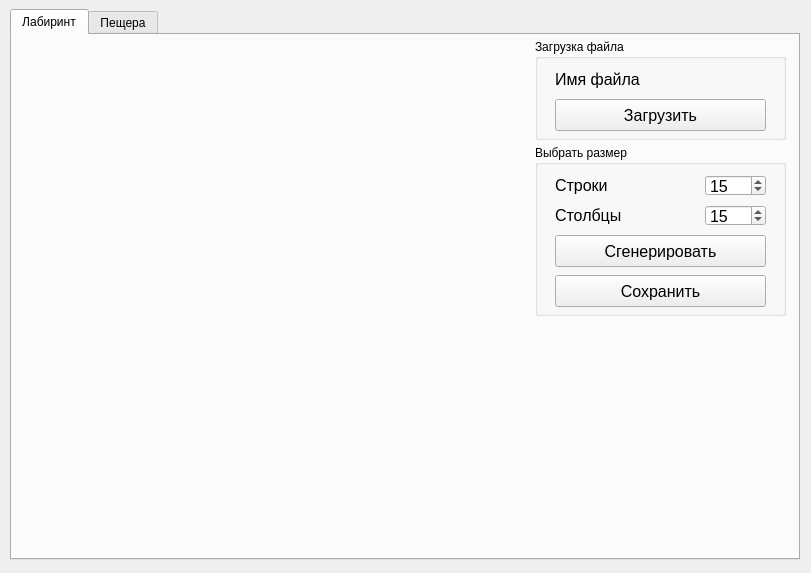
<?xml version="1.0" encoding="UTF-8"?>
<ui version="4.0">
 <class>MainWindow</class>
 <widget class="QMainWindow" name="MainWindow">
  <property name="geometry">
   <rect>
    <x>0</x>
    <y>0</y>
    <width>811</width>
    <height>573</height>
   </rect>
  </property>
  <property name="windowTitle">
   <string>Maze &amp; Cave</string>
  </property>
  <widget class="QWidget" name="centralwidget">
   <widget class="QTabWidget" name="tabWidget">
    <property name="geometry">
     <rect>
      <x>10</x>
      <y>9</y>
      <width>790</width>
      <height>551</height>
     </rect>
    </property>
    <property name="currentIndex">
     <number>0</number>
    </property>
    <widget class="QWidget" name="maze">
     <attribute name="title">
      <string>Лабиринт</string>
     </attribute>
     <widget class="s21::PaintScene" name="maze_scene" native="true">
      <property name="geometry">
       <rect>
        <x>10</x>
        <y>10</y>
        <width>500</width>
        <height>500</height>
       </rect>
      </property>
     </widget>
     <widget class="QGroupBox" name="groupBox">
      <property name="geometry">
       <rect>
        <x>523</x>
        <y>4</y>
        <width>251</width>
        <height>101</height>
       </rect>
      </property>
      <property name="title">
       <string>Загрузка файла</string>
      </property>
      <widget class="QPushButton" name="pb_load_file_maze">
       <property name="geometry">
        <rect>
         <x>20</x>
         <y>60</y>
         <width>211</width>
         <height>32</height>
        </rect>
       </property>
       <property name="font">
        <font>
         <pointsize>12</pointsize>
        </font>
       </property>
       <property name="styleSheet">
        <string notr="true">QPushButton:hover {
	color: rgb(193, 193, 193);
}</string>
       </property>
       <property name="text">
        <string>Загрузить</string>
       </property>
      </widget>
      <widget class="QLabel" name="filename_maze">
       <property name="geometry">
        <rect>
         <x>20</x>
         <y>30</y>
         <width>211</width>
         <height>20</height>
        </rect>
       </property>
       <property name="font">
        <font>
         <pointsize>12</pointsize>
         <bold>false</bold>
        </font>
       </property>
       <property name="text">
        <string>Имя файла</string>
       </property>
      </widget>
     </widget>
     <widget class="QGroupBox" name="groupBox_2">
      <property name="geometry">
       <rect>
        <x>523</x>
        <y>110</y>
        <width>251</width>
        <height>171</height>
       </rect>
      </property>
      <property name="title">
       <string>Выбрать размер</string>
      </property>
      <widget class="QSpinBox" name="spinbox_rows_maze">
       <property name="geometry">
        <rect>
         <x>170</x>
         <y>30</y>
         <width>61</width>
         <height>21</height>
        </rect>
       </property>
       <property name="font">
        <font>
         <pointsize>12</pointsize>
         <bold>false</bold>
        </font>
       </property>
       <property name="minimum">
        <number>0</number>
       </property>
       <property name="maximum">
        <number>50</number>
       </property>
       <property name="value">
        <number>15</number>
       </property>
       <property name="displayIntegerBase">
        <number>10</number>
       </property>
      </widget>
      <widget class="QSpinBox" name="spinbox_columns_maze">
       <property name="geometry">
        <rect>
         <x>170</x>
         <y>60</y>
         <width>61</width>
         <height>21</height>
        </rect>
       </property>
       <property name="font">
        <font>
         <pointsize>12</pointsize>
         <bold>false</bold>
        </font>
       </property>
       <property name="minimum">
        <number>0</number>
       </property>
       <property name="maximum">
        <number>50</number>
       </property>
       <property name="value">
        <number>15</number>
       </property>
      </widget>
      <widget class="QLabel" name="label_rows_maze">
       <property name="geometry">
        <rect>
         <x>20</x>
         <y>30</y>
         <width>141</width>
         <height>20</height>
        </rect>
       </property>
       <property name="font">
        <font>
         <pointsize>12</pointsize>
         <bold>false</bold>
        </font>
       </property>
       <property name="text">
        <string>Строки</string>
       </property>
      </widget>
      <widget class="QLabel" name="label_columns_maze">
       <property name="geometry">
        <rect>
         <x>20</x>
         <y>60</y>
         <width>141</width>
         <height>20</height>
        </rect>
       </property>
       <property name="font">
        <font>
         <pointsize>12</pointsize>
         <bold>false</bold>
        </font>
       </property>
       <property name="text">
        <string>Столбцы</string>
       </property>
      </widget>
      <widget class="QPushButton" name="pb_generate_maze">
       <property name="geometry">
        <rect>
         <x>20</x>
         <y>90</y>
         <width>211</width>
         <height>32</height>
        </rect>
       </property>
       <property name="font">
        <font>
         <pointsize>12</pointsize>
        </font>
       </property>
       <property name="styleSheet">
        <string notr="true">QPushButton:hover {
	color: rgb(193, 193, 193);
}</string>
       </property>
       <property name="text">
        <string>Сгенерировать</string>
       </property>
      </widget>
      <widget class="QPushButton" name="pb_save_file_maze">
       <property name="geometry">
        <rect>
         <x>20</x>
         <y>130</y>
         <width>211</width>
         <height>32</height>
        </rect>
       </property>
       <property name="font">
        <font>
         <pointsize>12</pointsize>
        </font>
       </property>
       <property name="styleSheet">
        <string notr="true">QPushButton:hover {
	color: rgb(193, 193, 193);
}</string>
       </property>
       <property name="text">
        <string>Сохранить</string>
       </property>
      </widget>
     </widget>
    </widget>
    <widget class="QWidget" name="cave">
     <attribute name="title">
      <string>Пещера</string>
     </attribute>
     <widget class="s21::PaintScene" name="cave_scene" native="true">
      <property name="geometry">
       <rect>
        <x>10</x>
        <y>10</y>
        <width>500</width>
        <height>500</height>
       </rect>
      </property>
     </widget>
     <widget class="QGroupBox" name="groupBox_3">
      <property name="geometry">
       <rect>
        <x>523</x>
        <y>4</y>
        <width>251</width>
        <height>101</height>
       </rect>
      </property>
      <property name="title">
       <string>Загрузка файла</string>
      </property>
      <widget class="QLabel" name="filename_cave">
       <property name="geometry">
        <rect>
         <x>20</x>
         <y>30</y>
         <width>211</width>
         <height>20</height>
        </rect>
       </property>
       <property name="font">
        <font>
         <pointsize>12</pointsize>
        </font>
       </property>
       <property name="text">
        <string>Имя файла</string>
       </property>
      </widget>
      <widget class="QPushButton" name="pb_load_file_cave">
       <property name="geometry">
        <rect>
         <x>20</x>
         <y>60</y>
         <width>211</width>
         <height>32</height>
        </rect>
       </property>
       <property name="font">
        <font>
         <pointsize>12</pointsize>
        </font>
       </property>
       <property name="styleSheet">
        <string notr="true">QPushButton:hover {
	color: rgb(193, 193, 193);
}</string>
       </property>
       <property name="text">
        <string>Загрузить</string>
       </property>
      </widget>
     </widget>
     <widget class="QGroupBox" name="groupBox_4">
      <property name="geometry">
       <rect>
        <x>523</x>
        <y>276</y>
        <width>251</width>
        <height>94</height>
       </rect>
      </property>
      <property name="title">
       <string>Задать лимиты</string>
      </property>
      <widget class="QLabel" name="label_birth_cave">
       <property name="geometry">
        <rect>
         <x>20</x>
         <y>30</y>
         <width>141</width>
         <height>16</height>
        </rect>
       </property>
       <property name="font">
        <font>
         <pointsize>12</pointsize>
        </font>
       </property>
       <property name="text">
        <string>Рождение</string>
       </property>
      </widget>
      <widget class="QLabel" name="label_death_cave">
       <property name="geometry">
        <rect>
         <x>20</x>
         <y>61</y>
         <width>141</width>
         <height>16</height>
        </rect>
       </property>
       <property name="font">
        <font>
         <pointsize>12</pointsize>
        </font>
       </property>
       <property name="text">
        <string>Смерть</string>
       </property>
      </widget>
      <widget class="QSpinBox" name="spinbox_birth_cave">
       <property name="geometry">
        <rect>
         <x>170</x>
         <y>30</y>
         <width>61</width>
         <height>21</height>
        </rect>
       </property>
       <property name="font">
        <font>
         <pointsize>12</pointsize>
        </font>
       </property>
       <property name="maximum">
        <number>7</number>
       </property>
       <property name="value">
        <number>4</number>
       </property>
      </widget>
      <widget class="QSpinBox" name="spinbox_death_cave">
       <property name="geometry">
        <rect>
         <x>170</x>
         <y>60</y>
         <width>61</width>
         <height>21</height>
        </rect>
       </property>
       <property name="font">
        <font>
         <pointsize>12</pointsize>
        </font>
       </property>
       <property name="maximum">
        <number>7</number>
       </property>
       <property name="value">
        <number>3</number>
       </property>
      </widget>
     </widget>
     <widget class="QGroupBox" name="groupBox_5">
      <property name="geometry">
       <rect>
        <x>523</x>
        <y>110</y>
        <width>251</width>
        <height>161</height>
       </rect>
      </property>
      <property name="title">
       <string>Выбрать размер</string>
      </property>
      <widget class="QLabel" name="label_columns_cave">
       <property name="geometry">
        <rect>
         <x>20</x>
         <y>60</y>
         <width>141</width>
         <height>20</height>
        </rect>
       </property>
       <property name="font">
        <font>
         <pointsize>12</pointsize>
        </font>
       </property>
       <property name="text">
        <string>Столбцы</string>
       </property>
      </widget>
      <widget class="QLabel" name="label_rows_cave">
       <property name="geometry">
        <rect>
         <x>20</x>
         <y>30</y>
         <width>141</width>
         <height>20</height>
        </rect>
       </property>
       <property name="font">
        <font>
         <pointsize>12</pointsize>
        </font>
       </property>
       <property name="text">
        <string>Строки</string>
       </property>
      </widget>
      <widget class="QSpinBox" name="spinbox_rows_cave">
       <property name="geometry">
        <rect>
         <x>170</x>
         <y>30</y>
         <width>61</width>
         <height>21</height>
        </rect>
       </property>
       <property name="font">
        <font>
         <pointsize>12</pointsize>
        </font>
       </property>
       <property name="minimum">
        <number>0</number>
       </property>
       <property name="maximum">
        <number>50</number>
       </property>
       <property name="value">
        <number>25</number>
       </property>
      </widget>
      <widget class="QSpinBox" name="spinbox_columns_cave">
       <property name="geometry">
        <rect>
         <x>170</x>
         <y>60</y>
         <width>61</width>
         <height>21</height>
        </rect>
       </property>
       <property name="font">
        <font>
         <pointsize>12</pointsize>
        </font>
       </property>
       <property name="minimum">
        <number>0</number>
       </property>
       <property name="maximum">
        <number>50</number>
       </property>
       <property name="value">
        <number>25</number>
       </property>
      </widget>
      <widget class="QPushButton" name="pb_generate_cave">
       <property name="geometry">
        <rect>
         <x>20</x>
         <y>120</y>
         <width>211</width>
         <height>32</height>
        </rect>
       </property>
       <property name="font">
        <font>
         <pointsize>12</pointsize>
        </font>
       </property>
       <property name="styleSheet">
        <string notr="true">QPushButton:hover {
	color: rgb(193, 193, 193);
}</string>
       </property>
       <property name="text">
        <string>Сгенерировать</string>
       </property>
      </widget>
      <widget class="QSpinBox" name="spinbox_chance_cave">
       <property name="geometry">
        <rect>
         <x>170</x>
         <y>90</y>
         <width>61</width>
         <height>21</height>
        </rect>
       </property>
       <property name="font">
        <font>
         <pointsize>12</pointsize>
        </font>
       </property>
       <property name="minimum">
        <number>0</number>
       </property>
       <property name="maximum">
        <number>100</number>
       </property>
       <property name="value">
        <number>50</number>
       </property>
      </widget>
      <widget class="QLabel" name="label_chance_cave">
       <property name="geometry">
        <rect>
         <x>20</x>
         <y>92</y>
         <width>141</width>
         <height>16</height>
        </rect>
       </property>
       <property name="font">
        <font>
         <pointsize>12</pointsize>
        </font>
       </property>
       <property name="text">
        <string>Шанс</string>
       </property>
      </widget>
     </widget>
     <widget class="QGroupBox" name="groupBox_6">
      <property name="geometry">
       <rect>
        <x>523</x>
        <y>374</y>
        <width>251</width>
        <height>136</height>
       </rect>
      </property>
      <property name="title">
       <string>Режим отрисовки</string>
      </property>
      <widget class="QPushButton" name="pb_auto_cave">
       <property name="geometry">
        <rect>
         <x>20</x>
         <y>100</y>
         <width>211</width>
         <height>32</height>
        </rect>
       </property>
       <property name="font">
        <font>
         <pointsize>12</pointsize>
        </font>
       </property>
       <property name="styleSheet">
        <string notr="true">QPushButton:hover {
	color: rgb(193, 193, 193);
}</string>
       </property>
       <property name="text">
        <string>Автоматически</string>
       </property>
      </widget>
      <widget class="QSpinBox" name="spinbox_milliseconds_cave">
       <property name="geometry">
        <rect>
         <x>170</x>
         <y>67</y>
         <width>61</width>
         <height>21</height>
        </rect>
       </property>
       <property name="font">
        <font>
         <pointsize>12</pointsize>
        </font>
       </property>
       <property name="minimum">
        <number>50</number>
       </property>
       <property name="maximum">
        <number>9999</number>
       </property>
       <property name="value">
        <number>500</number>
       </property>
      </widget>
      <widget class="QLabel" name="label_milliseconds_cave">
       <property name="geometry">
        <rect>
         <x>20</x>
         <y>70</y>
         <width>141</width>
         <height>16</height>
        </rect>
       </property>
       <property name="font">
        <font>
         <pointsize>12</pointsize>
        </font>
       </property>
       <property name="text">
        <string>1 шаг в м/сек</string>
       </property>
      </widget>
      <widget class="QPushButton" name="pb_step_cave">
       <property name="geometry">
        <rect>
         <x>20</x>
         <y>30</y>
         <width>211</width>
         <height>32</height>
        </rect>
       </property>
       <property name="font">
        <font>
         <pointsize>12</pointsize>
        </font>
       </property>
       <property name="styleSheet">
        <string notr="true">QPushButton:hover {
	color: rgb(193, 193, 193);
}</string>
       </property>
       <property name="text">
        <string>Пошагово</string>
       </property>
      </widget>
     </widget>
    </widget>
   </widget>
  </widget>
 </widget>
 <customwidgets>
  <customwidget>
   <class>s21::PaintScene</class>
   <extends>QWidget</extends>
   <header location="global">view/paint_scene.h</header>
   <container>1</container>
  </customwidget>
 </customwidgets>
 <resources/>
 <connections/>
</ui>
